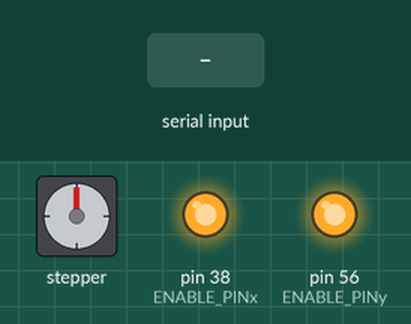
A sketch run on a simulated Arduino Mega 2560, built with avr-gcc and run on an emulated ATmega2560. Parts: stepper motor, output pins drawn as LEDs (lit = HIGH). The test bench sets the inputs (shaded band). Stepper angles assume 200 steps per turn; what the sketch prints to the serial monitor is not drawn.

Above: at 1.2 s.
1.3 s: "H\n" received over Serial
At 1.45 s:
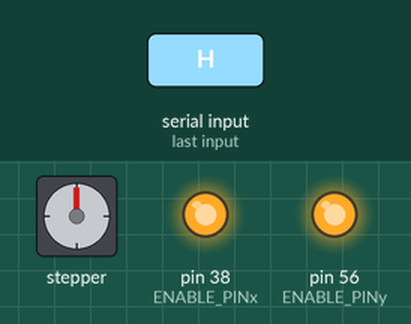
4.3 s: "Y90\n" received over Serial
7.3 s: "OX\n" received over Serial
At 7.51 s:
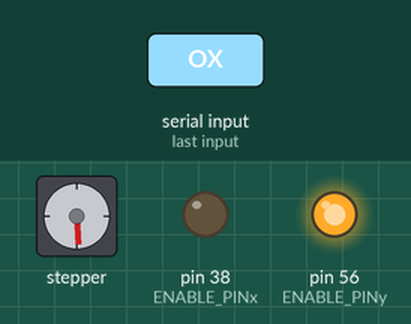
10.3 s: "OY\n" received over Serial
At 10.54 s:
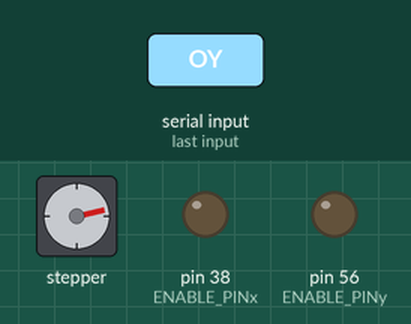
13.3 s: "B90\n" received over Serial
16.3 s: "XX\n" received over Serial
At 17.4 s:
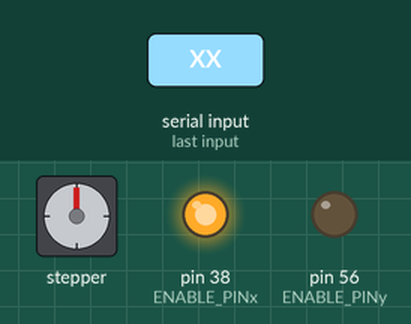
Timing chart, 0 to 19.3 s (numbered marks = the images above; inputs shaded):
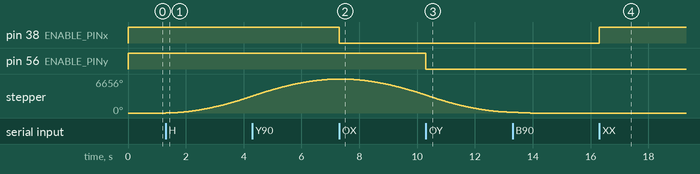

The sketch:

mkscode.ino
```cpp
#include <AccelStepper.h>

#define STEP_PINx     54
#define DIR_PINx      55
#define ENABLE_PINx   38
#define STEP_PINy     60
#define DIR_PINy      61
#define ENABLE_PINy   56

AccelStepper stepperX(AccelStepper::DRIVER, STEP_PINx, DIR_PINx);
AccelStepper stepperY(AccelStepper::DRIVER, STEP_PINy, DIR_PINy);

int uStep = 8;
int steps_per_rev = 200;
int acc = 500;

float currentRPM = 0;
bool yHoming = false;
bool base = false;

void disableDrivers() {
  digitalWrite(ENABLE_PINx, HIGH);
  digitalWrite(ENABLE_PINy, HIGH);
}

void setup() {
  Serial.begin(115200);
  pinMode(ENABLE_PINx, OUTPUT);
  pinMode(ENABLE_PINy, OUTPUT);
  disableDrivers();

  stepperX.setMaxSpeed(50000);
  stepperY.setMaxSpeed(20000);
  stepperY.setAcceleration(acc);
}

float rpm_to_step(float rpm){
  return (rpm * steps_per_rev * uStep) / 60.0;
}

void loop() {
  if (Serial.available()) {
    String input = Serial.readStringUntil('\n');
    input.trim();
    input.toUpperCase();

    if (input == "OX") {
      digitalWrite(ENABLE_PINx, LOW);
    }
    else if (input == "OY") {
      digitalWrite(ENABLE_PINy, LOW);
    }
    else if (input == "XX") {
      digitalWrite(ENABLE_PINx, HIGH);
    }
    else if (input == "XY") {
      digitalWrite(ENABLE_PINy, HIGH);
    }
    else if (input == "H") {
      stepperY.moveTo(5000); // new absolute "home"
      yHoming = true;
      Serial.println("[↩] Homing Y to 5000...");
    }
    else if (input.startsWith("Y")) {
      long yTarget = input.substring(1).toInt();
      stepperY.moveTo(yTarget);
      Serial.println("Moved to yTarget"); // added this
    }
    else if (input.startsWith("B")){
      stepperY.moveTo(0);
      base = true;
      Serial.println("Y axis getting reset");
    }
    else {
      float rpm = input.toFloat();
      if (rpm > 0) {
        currentRPM = rpm;
        stepperX.setSpeed(rpm_to_step(rpm));
      }
    }
  }

  if (currentRPM > 0) {
    stepperX.runSpeed();
  }

  stepperY.run();

  if (yHoming && stepperY.distanceToGo() == 0) {
    stepperY.setCurrentPosition(5000); // updated home base
    yHoming = false;
    Serial.println("[✓] Y-axis Homed to 5000");
  }

  if (base && stepperY.distanceToGo() == 0){
    stepperY.setCurrentPosition(0);
    base = false;
    Serial.println("Y-axis Reset");
  }
}
```

Measured:
- after the input at 1.3 s, stepper: keeps turning clockwise at about 1108°/s, starting at once
- after the input at 7.3 s, pin 38 (ENABLE_PINx): HIGH → LOW at once
- after the input at 10.3 s, pin 56 (ENABLE_PINy): HIGH → LOW at once
- after the input at 16.3 s, pin 38 (ENABLE_PINx): LOW → HIGH at once
